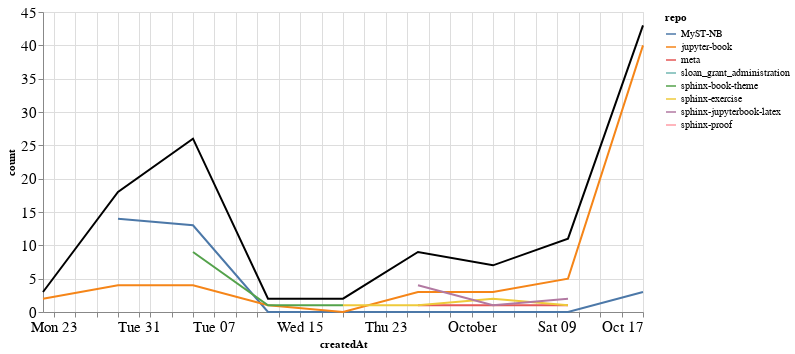

Notebook cell for this chart:
### Markdown cell above
### Comments

### Code cell
comments_time = comments.groupby('repo').resample('W', on='createdAt').count()['author'].reset_index()
comments_time = comments_time.rename(columns={'author': 'count'})
comments_time_total = comments_time.groupby('createdAt').agg({"count": "sum"}).reset_index()
ch1 = alt.Chart(comments_time, width=600).mark_line().encode(
    x='createdAt',
    y='count',
    color='repo',
    tooltip="repo"
)

ch2 = alt.Chart(comments_time_total, width=600).mark_line(color="black").encode(
    x='createdAt',
    y='count',
)

ch1 + ch2

### Figure 1 — Vega-Lite specification as saved in the notebook (floating-point values rounded to 4 significant figures)
{"config": {"axisLeft": {"labelFontSize": 15}, "axisBottom": {"labelFontSize": 15}}, "layer": [{"data": {"name": "data-92402eb64515b8ab1b76cae1d929a2df"}, "mark": "line", "encoding": {"color": {"type": "nominal", "field": "repo"}, "tooltip": {"type": "nominal", "field": "repo"}, "x": {"type": "temporal", "field": "createdAt"}, "y": {"type": "quantitative", "field": "count"}}, "width": 600}, {"data": {"name": "data-4c69d50ba95b87f744ace3385d498b7c"}, "mark": {"type": "line", "color": "black"}, "encoding": {"x": {"type": "temporal", "field": "createdAt"}, "y": {"type": "quantitative", "field": "count"}}, "width": 600}], "$schema": "https://vega.github.io/schema/vega-lite/v4.8.1.json", "datasets": {"data-92402eb64515b8ab1b76cae1d929a2df": [{"repo": "MyST-NB", "createdAt": "2021-08-29T00:00:00", "count": 14}, {"repo": "MyST-NB", "createdAt": "2021-09-05T00:00:00", "count": 13}, {"repo": "MyST-NB", "createdAt": "2021-09-12T00:00:00", "count": 0}, {"repo": "MyST-NB", "createdAt": "2021-09-19T00:00:00", "count": 0}, {"repo": "MyST-NB", "createdAt": "2021-09-26T00:00:00", "count": 0}, {"repo": "MyST-NB", "createdAt": "2021-10-03T00:00:00", "count": 0}, {"repo": "MyST-NB", "createdAt": "2021-10-10T00:00:00", "count": 0}, {"repo": "MyST-NB", "createdAt": "2021-10-17T00:00:00", "count": 3}, {"repo": "jupyter-book", "createdAt": "2021-08-22T00:00:00", "count": 2}, {"repo": "jupyter-book", "createdAt": "2021-08-29T00:00:00", "count": 4}, {"repo": "jupyter-book", "createdAt": "2021-09-05T00:00:00", "count": 4}, {"repo": "jupyter-book", "createdAt": "2021-09-12T00:00:00", "count": 1}, {"repo": "jupyter-book", "createdAt": "2021-09-19T00:00:00", "count": 0}, {"repo": "jupyter-book", "createdAt": "2021-09-26T00:00:00", "count": 3}, {"repo": "jupyter-book", "createdAt": "2021-10-03T00:00:00", "count": 3}, {"repo": "jupyter-book", "createdAt": "2021-10-10T00:00:00", "count": 5}, {"repo": "jupyter-book", "createdAt": "2021-10-17T00:00:00", "count": 40}, {"repo": "meta", "createdAt": "2021-09-26T00:00:00", "count": 1}, {"repo": "meta", "createdAt": "2021-10-03T00:00:00", "count": 1}, {"repo": "meta", "createdAt": "2021-10-10T00:00:00", "count": 1}, {"repo": "sloan_grant_administration", "createdAt": "2021-10-10T00:00:00", "count": 2}, {"repo": "sphinx-book-theme", "createdAt": "2021-09-05T00:00:00", "count": 9}, {"repo": "sphinx-book-theme", "createdAt": "2021-09-12T00:00:00", "count": 1}, {"repo": "sphinx-book-theme", "createdAt": "2021-09-19T00:00:00", "count": 1}, {"repo": "sphinx-exercise", "createdAt": "2021-09-19T00:00:00", "count": 1}, {"repo": "sphinx-exercise", "createdAt": "2021-09-26T00:00:00", "count": 1}, {"repo": "sphinx-exercise", "createdAt": "2021-10-03T00:00:00", "count": 2}, {"repo": "sphinx-exercise", "createdAt": "2021-10-10T00:00:00", "count": 1}, {"repo": "sphinx-jupyterbook-latex", "createdAt": "2021-09-26T00:00:00", "count": 4}, {"repo": "sphinx-jupyterbook-latex", "createdAt": "2021-10-03T00:00:00", "count": 1}, {"repo": "sphinx-jupyterbook-latex", "createdAt": "2021-10-10T00:00:00", "count": 2}, {"repo": "sphinx-proof", "createdAt": "2021-08-22T00:00:00", "count": 1}], "data-4c69d50ba95b87f744ace3385d498b7c": [{"createdAt": "2021-08-22T00:00:00", "count": 3}, {"createdAt": "2021-08-29T00:00:00", "count": 18}, {"createdAt": "2021-09-05T00:00:00", "count": 26}, {"createdAt": "2021-09-12T00:00:00", "count": 2}, {"createdAt": "2021-09-19T00:00:00", "count": 2}, {"createdAt": "2021-09-26T00:00:00", "count": 9}, {"createdAt": "2021-10-03T00:00:00", "count": 7}, {"createdAt": "2021-10-10T00:00:00", "count": 11}, {"createdAt": "2021-10-17T00:00:00", "count": 43}]}}
